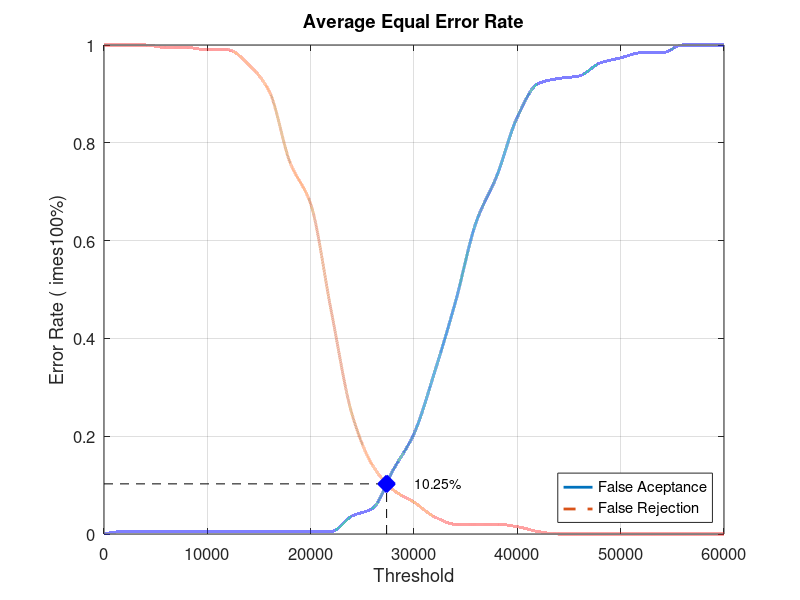
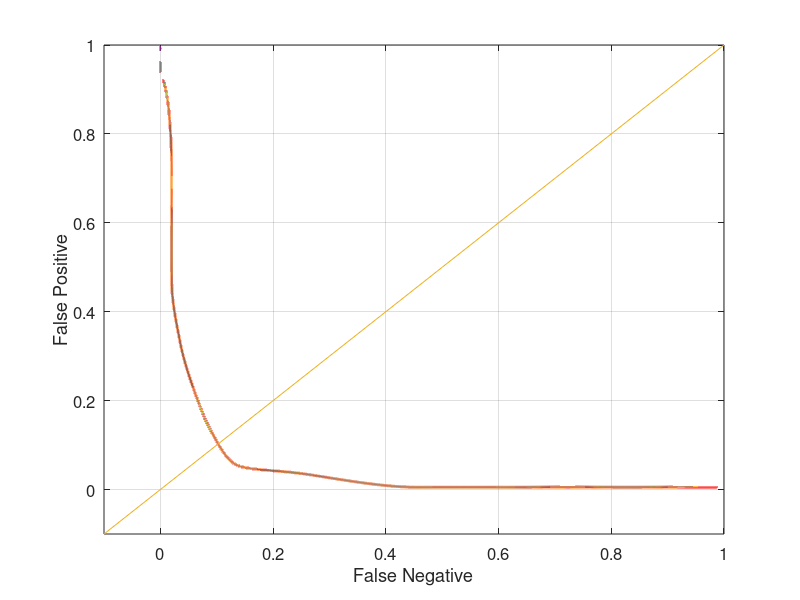

Reproduce these figures in MATLAB, in order.
close all;
clear;
clc;
x = 0:2000:60000;
xq = 0:0.5:60000;

y0 = [0 0.00526316 0.00526316 0.00526316 0.00526316 0.00526316 0.00526316 0.00526316 0.00526316 0.00526316 0.00526316 0.00526316 0.0368421 0.0526316 0.131579 0.205263 0.331579 0.473684 0.636842 0.731579 0.852632 0.921053 0.931579 0.936842 0.963158 0.973684 0.984211 0.984211 1 1 1]
yy0 = interp1(x, y0, xq, 'pchip');
y1 = [1 1 1 0.995 0.995 0.99 0.99 0.96 0.905 0.76 0.675 0.455 0.245 0.14 0.09 0.065 0.035 0.02 0.02 0.02 0.015 0.005 0 0 0 0 0 0 0 0 0]
yy1 = interp1(x, y1, xq, 'pchip');

% Calculating EER: 
y2 = abs(y0 - y1);
find(y2 == min(y2))
yy2 = abs(yy0 - yy1);
xEER = find(yy2 == min(yy2));
xEERIndex = xq(xEER) % X-axis EER
yEER = yy0(xEER) % Y-axis EER

main = figure
plot(xq, yy0,'-','LineWidth', 2);	hold on
plot(xq, yy1,'--','LineWidth', 2);	hold on
plot([xEERIndex xEERIndex], [0 yEER], 'k--');	hold on
plot([0 xEERIndex], [yEER yEER], 'k--');	hold on
plot(xEERIndex, yEER, 'bx', 'LineWidth', 10);	hold on
text(xEERIndex + 10 * xEERIndex / 100, yEER, [num2str(round((10000 * yEER)) / 100) '%'])
legend('False Aceptance', 'False Rejection', 'Location', 'SouthEast')
xlabel('Threshold')
ylabel('Error Rate (	imes100%)')
title('Average Equal Error Rate')
set(gca, 'FontSize', 12)
axis([0 60000 0 1])
grid on

print(main, 'Database1_2Main', '-dpng');
FNRxFPR = figure('Color', [1 1 1]);
plot(yy1, yy0, '-', yy1, yy0, 'LineWidth', 2);
hold on
y = -0.1:0.1:1
plot(y, y); 
set(gca, 'FontSize', 12)
xlabel('False Negative')
ylabel('False Positive')
axis([-0.1 1 -0.1 1])
set(gca, 'FontSize', 12)
grid on

print(FNRxFPR, 'Database1_2FNRxFPR','-dpng');
